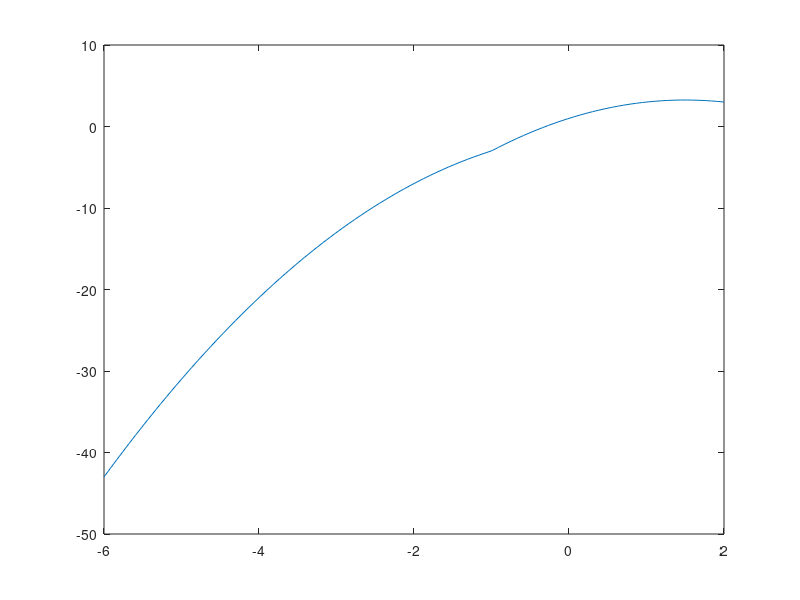

Write MATLAB code to recreate this figure.
f = @(x) abs(x + 1) + 2.*x - x.^2;

x = linspace(-6, 2)

plot(x, f(x))

disp("max: " + max(f(x)))
disp("min: "+ min(f(x)))